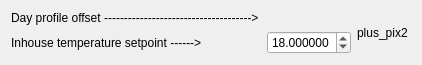
   <widget class="QWidget" name="layoutWidget">
    <property name="geometry">
     <rect>
      <x>840</x>
      <y>660</y>
      <width>422</width>
      <height>51</height>
     </rect>
    </property>
    <layout class="QHBoxLayout" name="horizontalLayout_54">
     <item>
      <layout class="QVBoxLayout" name="verticalLayout_8">
       <item>
        <widget class="QLabel" name="label_67">
         <property name="text">
          <string>Day profile offset -------------------------------------&gt;</string>
         </property>
        </widget>
       </item>
       <item>
        <layout class="QHBoxLayout" name="horizontalLayout_53">
         <item>
          <widget class="QLabel" name="label_22">
           <property name="minimumSize">
            <size>
             <width>250</width>
             <height>0</height>
            </size>
           </property>
           <property name="text">
            <string>Inhouse temperature setpoint ------&gt; </string>
           </property>
          </widget>
         </item>
         <item>
          <widget class="QDoubleSpinBox" name="doubleSpinBox_inhouse_setp">
           <property name="decimals">
            <number>6</number>
           </property>
           <property name="minimum">
            <double>5.000000000000000</double>
           </property>
           <property name="maximum">
            <double>35.000000000000000</double>
           </property>
           <property name="value">
            <double>18.000000000000000</double>
           </property>
          </widget>
         </item>
        </layout>
       </item>
      </layout>
     </item>
     <item>
      <widget class="QLabel" name="plus_pix_2">
       <property name="text">
        <string>plus_pix2</string>
       </property>
      </widget>
     </item>
    </layout>
   </widget>
